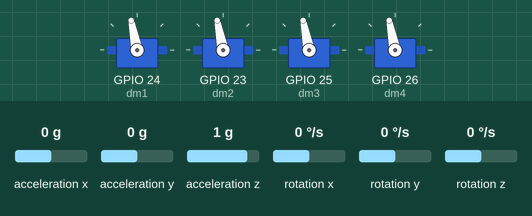
Simulated run of this sketch. Board: ESP32. Shown: 4 × servo. Inputs (shaded band) come from the test bench; at power-on: acceleration x 0 g, rotation x 0 °/s, rotation y 0 °/s, acceleration y 0 g, acceleration z 1 g, rotation z 0 °/s. Nothing arrives over Bluetooth unless stated.

Above: at 1.2 s.
1.3 s: acceleration x set to 0.8 g
At 1.9 s:
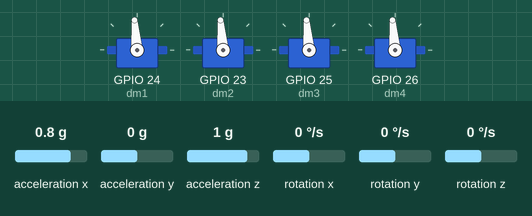
2.8 s: rotation x set to -192 °/s
At 3.8 s:
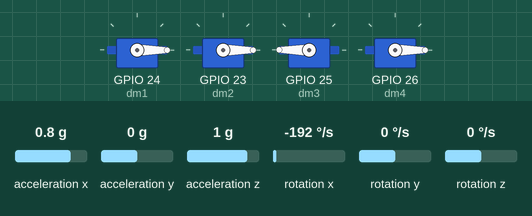
4.3 s: rotation y set to -192 °/s
At 5.1 s:
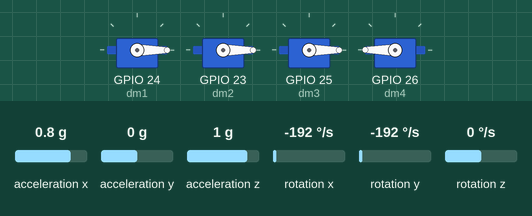
5.8 s: rotation x set to -100 °/s
At 6.4 s:
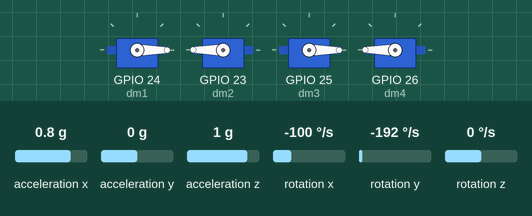
7.3 s: rotation y set to -100 °/s
At 8.3 s:
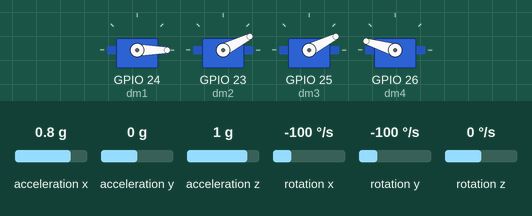
8.8 s: acceleration x set to -1.4 g
At 9.6 s:
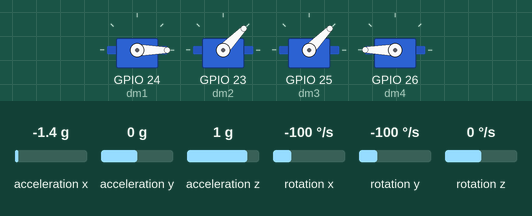
Timing chart, 0 to 11.3 s (numbered marks = the images above; inputs shaded):
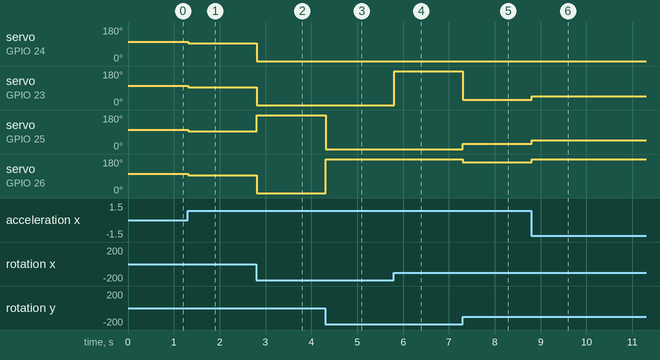

The sketch:

code.ino
```cpp
#include "BluetoothSerial.h"
#include <Wire.h>
#include <MPU6050.h>
#include <Servo.h>
#include <cmath>

Servo m1, m2, m3, m4;
const int dm1 = 24;
const int dm2 = 23;
const int dm3 = 25;
const int dm4 = 26;

/*
24cw    23ccw
25ccw    26cw
*/

MPU6050 mpu;
BluetoothSerial SerialBT;

int thrust = 1500;//this has to be fixed after drone is made and by checking which valeu is best
const int disacc = 0.4;
const float disang = atan(40/9.81);

const int kp_pitch = 10;
const int kp_roll = 10;
const int kp_yaw=7;
const int kp_hor = 10;

void setup(){
	Serial.begin(115200);
	SerialBT.begin("ESP_Drone");

	Wire.begin(21,22);

	m1.attach(dm1);
	m2.attach(dm2);
	m3.attach(dm3);
	m4.attach(dm4);

	mpu.initlialize();

	if (!mpu.testConnection()){
		while(1);
	}

	for(int i; i<=100; i++){
		m1.writeMicroseconds(1200+i*2);
		m2.writeMicroseconds(1200+i*2);
		m3.writeMicroseconds(1200 + i*2);
		m4.writeMicroseconds(1200 + i*2);
		delay(20);
	}

}

void loop(){
	int16_t ax,ay,az,gx,gy,gz;

	mpu.getMotion6(&ax,&ay, &az, &gx, &gy, &gz);

	ax,ay,az = ax*(9.80665/16348), ay*(9.80665/16348), az*(9.80665/16348);
	gx,gy,gz = gx/131, gy/131, gz/131;

	char command = "D";

	if (SerialBT.aviable()){
		command = SerialBT.read();
	}

	int dispitch = 0;
	int disroll = 0;
	int disyaw = 0;
	int dishacc = 9.80665;

	if (command=="L"){
		disroll = disang;
	}else if (command=="R"){
		disroll = -disang;
	}else if (command=="F"){
		dispitch = -disang;
	}else if (command == "B"){
		dispitch = disang;
	}else if (command == "U"){
		dishacc += disacc;
	}else if (command == "Y"){
		disyaw = disang;
	}else if (command == "Z"){
		disyaw = -disang;
	}

	int he = dishacc - az;
	int re = disroll - gy;
	int pe = dispitch - gx;
	int ye = disyaw - gz;

	int p_h = kp_hor*he;
	int p_r = kp_roll*re;
	int p_p = kp_pitch*pe;
	int p_y = kp_yaw*ye;

	int m1t = thrust + p_h - p_r - p_p + p_y;
	int m2t = thrust + p_h + p_r - p_p - p_y;
	int m3t = thrust + p_h - p_r + p_p - p_y;
	int m4t = thrust + p_h + p_r - p_p + p_y;

	m1.writeMicroseconds(m1t);
	m2.writeMicroseconds(m2t);
	m3.writeMicroseconds(m3t);
	m4.writeMicroseconds(m4t);

	delay(10);
}
```

Measured:
- after the input at 1.3 s, servo on GPIO 24 (dm1), servo on GPIO 23 (dm2), servo on GPIO 25 (dm3), servo on GPIO 26 (dm4): 101° → 95° at once
- after the input at 2.8 s, servo on GPIO 24 (dm1), servo on GPIO 23 (dm2), servo on GPIO 26 (dm4): 95° → 0° at once; servo on GPIO 25 (dm3): 95° → 180° at once
- after the input at 4.3 s, servo on GPIO 25 (dm3): 180° → 0° at once; servo on GPIO 26 (dm4): 0° → 180° at once
- after the input at 5.8 s, servo on GPIO 23 (dm2): 0° → 180° at once
- after the input at 7.3 s, servo on GPIO 23 (dm2): 180° → 27° at once; servo on GPIO 25 (dm3): 0° → 27° at once; servo on GPIO 26 (dm4): 180° → 163° at once
- after the input at 8.8 s, servo on GPIO 23 (dm2), servo on GPIO 25 (dm3): 27° → 46° at once; servo on GPIO 26 (dm4): 163° → 180° at once
